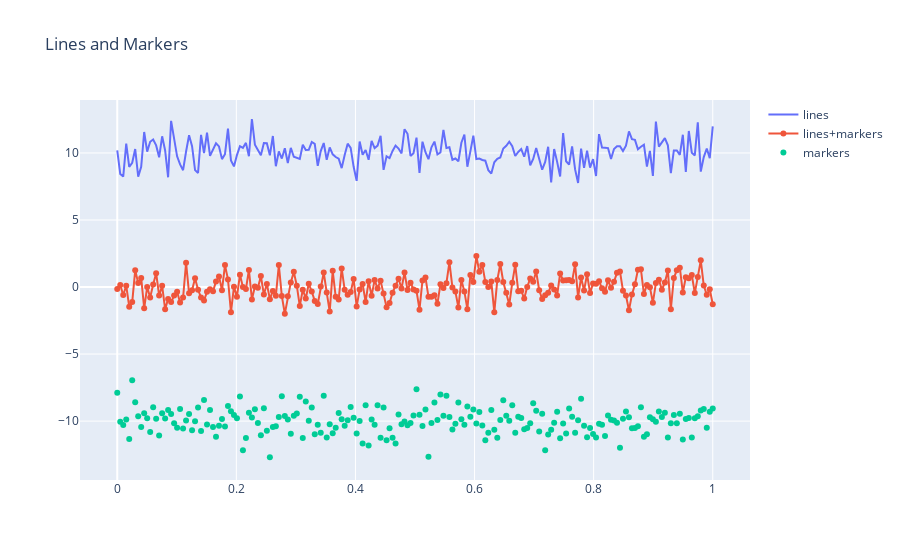

The code cell stored with this chart in its notebook:
### Code cell
trace0 = go.Scatter(
    x = x,
    y = y0,
    mode = 'lines',
    name = 'lines'
)
trace1 = go.Scatter(
    x = x,
    y = y1,
    mode = 'lines+markers',
    name = 'lines+markers'
)
trace2 = go.Scatter(
    x = x,
    y = y2,
    mode = 'markers',
    name = 'markers'
)
data = [trace0, trace1, trace2]

layout = go.Layout(title="Lines and Markers")

fig = go.Figure(data=data,layout=layout)

iplot(fig)

### Figure 1 — Plotly figure (JSON) as saved in the notebook; plotly's stock layout.template omitted (floating-point values rounded to 4 significant figures; data arrays with more than 128 entries replaced by an {"elided": "..."} marker saying what was removed)
{"data": [{"mode": "lines", "name": "lines", "type": "scatter", "x": {"elided": "200 float values"}, "y": {"elided": "200 float values"}}, {"mode": "lines+markers", "name": "lines+markers", "type": "scatter", "x": {"elided": "200 float values"}, "y": {"elided": "200 float values"}}, {"mode": "markers", "name": "markers", "type": "scatter", "x": {"elided": "200 float values"}, "y": {"elided": "200 float values"}}], "layout": {"title": {"text": "Lines and Markers"}}}
